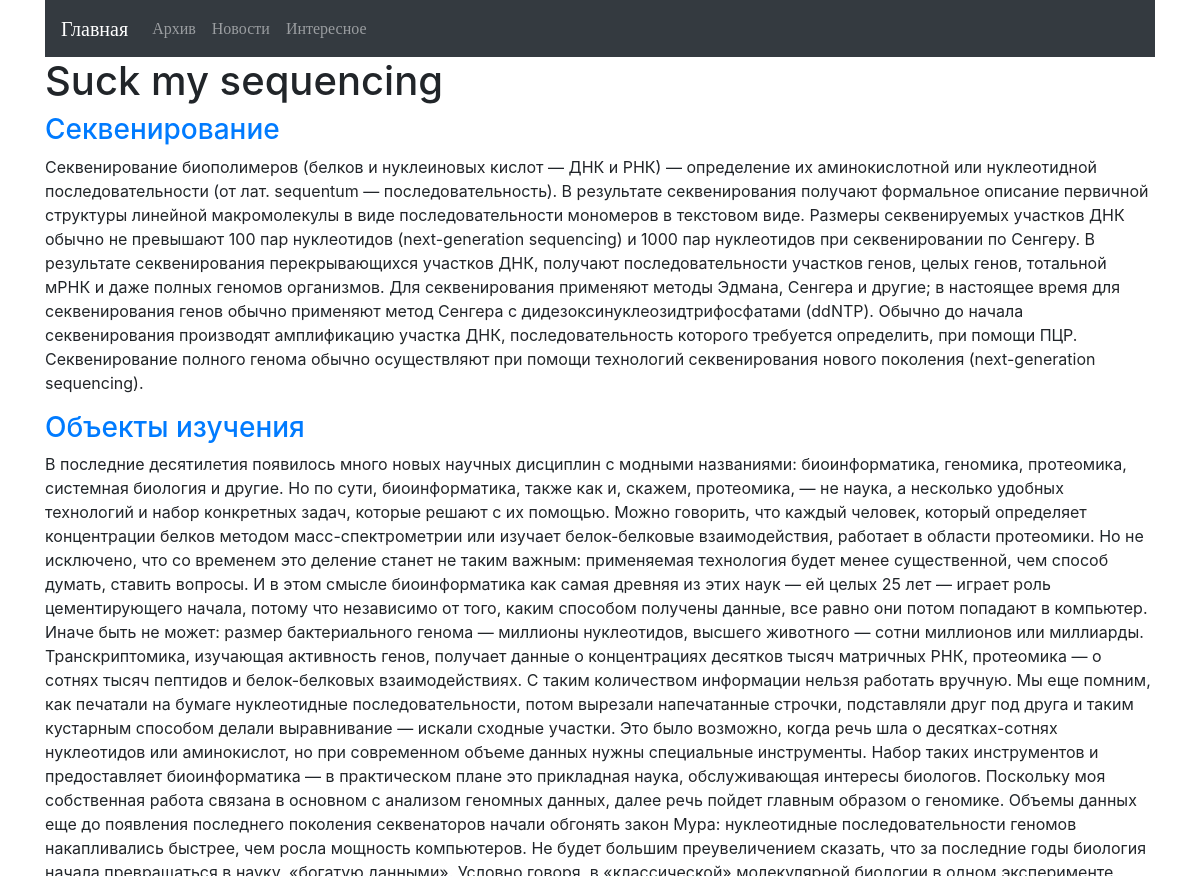
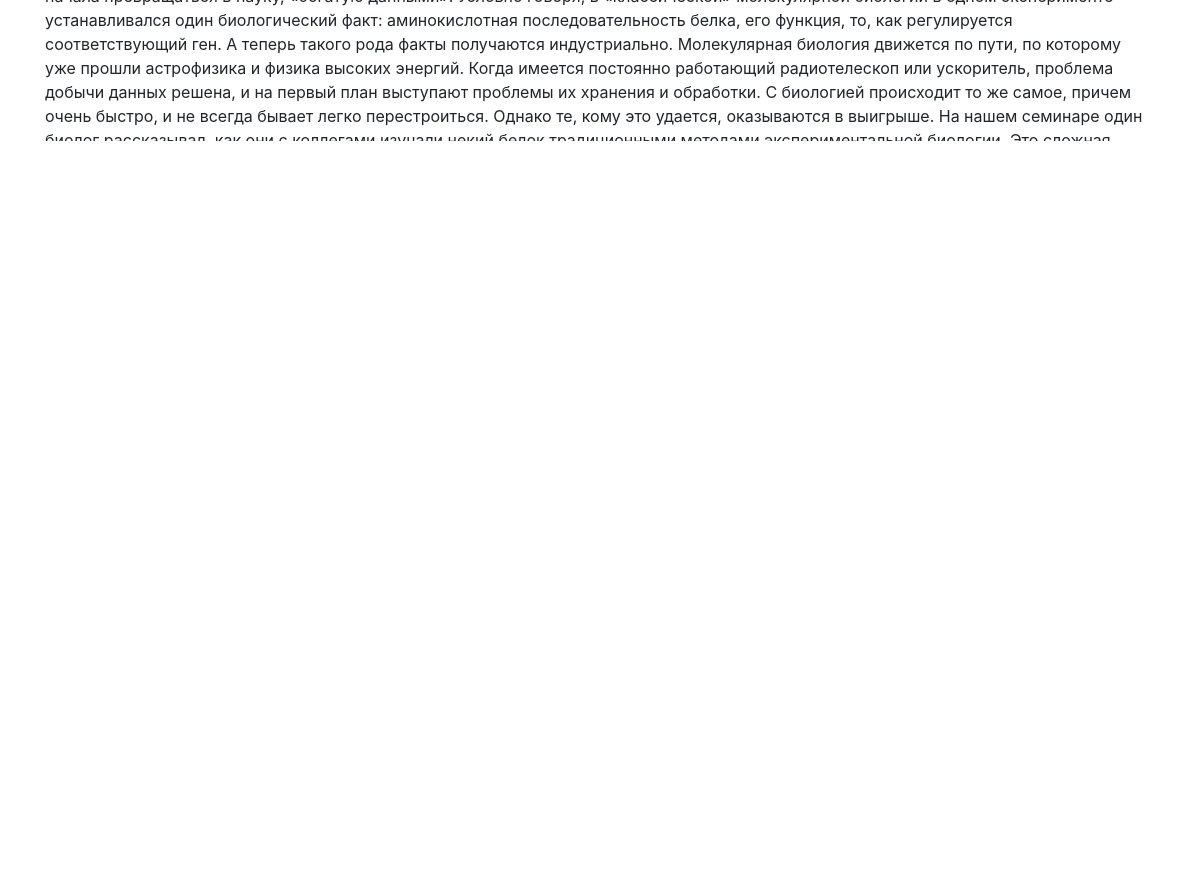
Page /news/ on the committed database (2 pictures, top to bottom).
### news_blog/models.py (models this page shows, shortened)
class Article(models.Model):
    title = models.CharField(max_length=100)
    created_date = models.DateTimeField(default=timezone.now)
    text = models.TextField()
    published_date = models.DateTimeField(
        blank=True, null=True)
    author = models.ForeignKey(Author, on_delete=models.CASCADE)

### news_blog/views.py (the view)
# urls.py: path('', views.index, name='index'),
def index(request):
    articles = Article.objects.all()
    comments = Comment.objects.all()
    return render(request, 'news_blog/news_list.html', {'articles':articles})

### news_blog/templates/news_blog/news_list.html (shortened to what this page needs)
{% extends "news_blog/base.html" %}
{% block title %}Suck my sequencing{% endblock %}
{% block content %}
    {% if articles %}
        {% for article in articles %}
            <div class="row">
                <div class="col-sm">
                    <h3><a href={% url 'article' article_id=article.id %}>{{ article.title}}</a></h3>
                    <p>{{ article.text }}</p>
                </div>
            </div>
        {% endfor %}
    {% else %}
        <div class="row">
            <div class="col-sm">
                <p>No articles are available.</p>
            </div>
        </div>
    {% endif %}
<div class="row">
   <div class="col-sm">
       <a href="{% url 'new_article' %}" class="top-menu">
       </a>
   </div>
</div>
{% endblock %}

### news_blog/templates/news_blog/base.html (style rules this page uses)
body { background-image:"https://upload.wikimedia.org/wikipedia/commons/6/66/Rnacap_1av6.png"; background-repeat:no-repeat; background-attachment:fixed; }

### news_blog/templates/news_blog/news_list.html (style rules this page uses)
body { background-image:"https://upload.wikimedia.org/wikipedia/commons/6/66/Rnacap_1av6.png"; background-repeat:no-repeat; background-attachment:fixed; }
.row { background-color: rgba(255, 255, 255, 0.85) }

### rows in the picture
Article: title "Секвенирование", text "Секвенирование биополимеров (белков и нуклеиновых кислот — ДНК и РНК) — определение их аминокислотной или нуклеотидной последовательности (от лат. sequentum — последовательность). В результате секвенирования получают формальное описание первичной структуры линейной макромолекулы в виде последовательности мономеров в текстовом виде. Размеры секвенируемых участков ДНК обычно не превышают 100 пар нуклеотидов (next-generation sequencing) и 1000 пар нуклеотидов при секвенировании по Сенгеру. В результате секвенирования перекрывающихся участков ДНК, получают последовательности участков генов, целых генов, тотальной мРНК и даже полных геномов организмов. Для секвенирования применяют методы Эдмана,…"
Article: title "Объекты изучения", text "В последние десятилетия появилось много новых научных дисциплин с модными названиями: биоинформатика, геномика, протеомика, системная биология и другие. Но по сути, биоинформатика, также как и, скажем, протеомика, — не наука, а несколько удобных технологий и набор конкретных задач, которые решают с их помощью. Можно говорить, что каждый человек, который определяет концентрации белков методом масс-спектрометрии или изучает белок-белковые взаимодействия, работает в области протеомики. Но не исключено, что со временем это деление станет не таким важным: применяемая технология будет менее существенной, чем способ думать, ставить вопросы. И в этом смысле биоинформатика как самая древняя из этих…"
